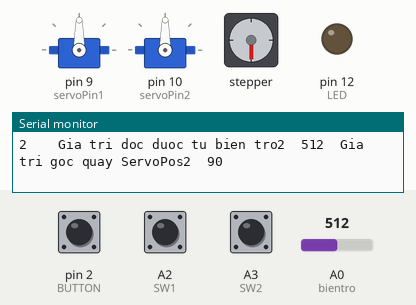
Bench run of a sketch on a simulated Arduino Uno, built for the host (arithmetic inside an expression is 32-bit, double 64-bit). Shown: 2 × servo, stepper motor, output pins drawn as LEDs (lit = HIGH), the last lines printed to the serial monitor. The inputs (shaded band) are chosen by the test bench; at power-on: A0 (bientro) = 512, A2 (SW1) HIGH, pin 2 (BUTTON) HIGH, A3 (SW2) HIGH. Stepper angles assume 2048 steps per turn.

Above: at 5.9 s.
6.0 s: A0 (bientro) set to 716
At 10.5 s:
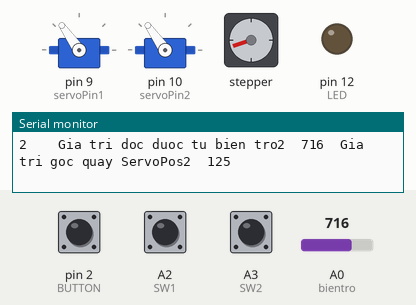
10.8 s: A2 (SW1) pulled LOW for 3 s
15.4 s: A0 (bientro) set to 1023
At 19.5 s:
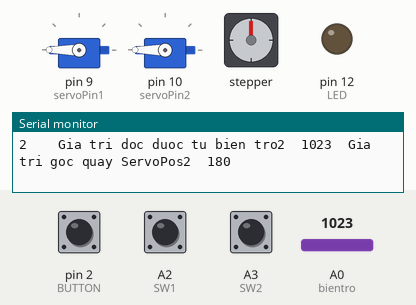
19.9 s: A0 (bientro) set to 511
At 21.61 s:
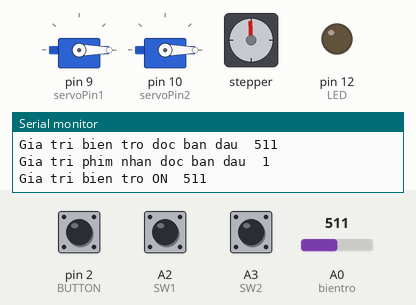
25.0 s: A0 (bientro) set to 306
At 27.8 s:
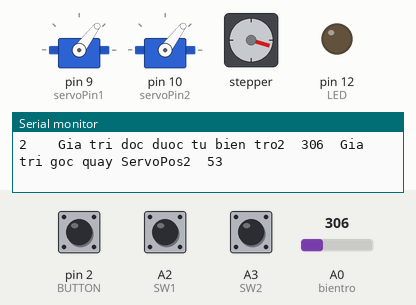
29.5 s: pin 2 (BUTTON) pulled LOW for 3 s
Timing chart, 0 to 35.0 s (numbered marks = the images above; inputs shaded):
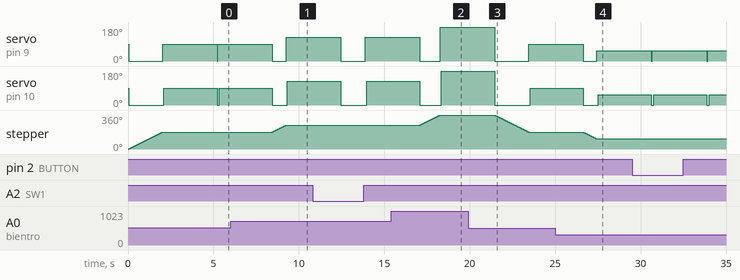

Measured:
- after the input at 6.0 s, stepper: turns 71° clockwise in 0.78 s, starting after 2.5 s
- after the input at 15.4 s, stepper: turns 109° clockwise in 1.2 s, starting after 1.7 s
- after the input at 19.9 s, stepper: turns 181° counter-clockwise in 2.0 s, starting after 1.6 s
- after the input at 25.0 s, stepper: turns 72° counter-clockwise in 0.78 s, starting after 1.6 s
- by itself, stepper: turns 180° clockwise in 2.0 s

The sketch:

3_SW_3_Servo.ino
```cpp
# include <Servo.h>
# include <Stepper.h>
#include <DFRobotDFPlayerMini.h>


#define LED 12
#define BUTTON 2
#define SW1 A2    // Che do 1
#define SW2 A3    // Che do 2
#define SW3 A4    // Che do 3

// Wiring:
// Pin 4 to IN1 on the ULN2003 driver
// Pin 5 to IN2 on the ULN2003 driver
// Pin 6 to IN3 on the ULN2003 driver
// Pin 7 to IN4 on the ULN2003 driver
// Create stepper object called 'myStepper', note the pin order:

int bientro = A0;
int gocquay = 0;
int positioncurent = 0;
int positionold = 0;
int servoPin1 = 9;
int servoPin2 = 10;
int ledcounter = 0;
int value = 0;
int value1 = 0;
int value2 = 0;
int servoPos1 = 0;
int servoPos2 = 0;

const int LONG_PRESS_TIME  = 3000; // 1000 milliseconds
//Define Revolution 2^11 = 2048
const int stepsPerRevolution = 2048;

int lastState = LOW;              // the previous state from the input pin
int currentState;                 // the current reading from the input pin
bool isPressing = false;          // Phat hien dang nhan
bool isLongDetected = false;      // Phat hien thoi gian dai
unsigned long pressedTime  = 0;   // Thời gian nhan

Servo myservo1, myservo2;
Stepper myStepper = Stepper(stepsPerRevolution, 4, 6, 5, 7);
//****************************************************////****************************************************//
void setup()
{
  myservo1.attach(servoPin1);
  myservo2.attach(servoPin2);
  Serial.begin(9600);

  pinMode(LED, OUTPUT);           // output for the LED
  pinMode(BUTTON, INPUT_PULLUP);  // input for the button
  pinMode(SW1, INPUT_PULLUP);     // input for the SW1
  pinMode(SW2, INPUT_PULLUP);     // input for the SW2
  pinMode(SW3, INPUT_PULLUP);     // input for the SW3
  // Set the max speed to 10 rpm:
  // maximum speed for a 28byj-48 stepper motor is roughly 10-15 rpm at 5 V.
  myStepper.setSpeed(15);
}
//****************************************************////****************************************************//
void loop()
{
  // Doc gia tri bien tro
  value = analogRead(bientro);
  Serial.print("Gia tri bien tro doc ban dau  ");
  Serial.println(value);

  // Doc trang thai phim nhan
  currentState = digitalRead(BUTTON);
  Serial.print("Gia tri phim nhan doc ban dau  ");
  Serial.println(currentState);

  // Chuyển giá trị analog (0-1023) đọc được từ biến trở sang số đo độ (0-180độ
  value1 = value;   // chuyen thanh gia tri dieu khien DC
  value2 = value;   // CHuyen thanh gia tri dieu khien servo2
  servoPos1 = map(value1, 0, 1023, 0, 180);         // Cho servo quay một góc là servoPos 1
  servoPos2 = map(value2, 0, 1023, 0, 180);         // Cho servo quay một góc là servoPos 2
  positioncurent = map(value, 0, 1023, 0, 2048);        // Doc gia tri bien tro thanh goc quay 360do
  gocquay = positioncurent - positionold;

  // Defaul with any position
  int mode = readmode();
  switch (mode)
  {
    case 1:
      position1();
      break;
    case 2:
      position2();
      break;
    case 3:
      position3();
      break;
  }
}
//****************************************************//
void position1()
{
  if (value > 100)
  {
    // KIEM TRA PHIM NHAN KHOI DONG MAY
    BUTTONPRESS();
    Serial.print("Gia tri bien tro ON  ");
    Serial.println(value);

    // KIEM TRA PHIM DUOC NHAN KHONG
    if (ledcounter % 2 == 1)
    {
      digitalWrite(LED, HIGH);    // Bat led khoi dong
      Serial.begin("CHE DO 1 LAM VIEC");
    }
    else {
      HAMTAT();    // che do 1 chua khoi dong
      Serial.begin("CHUA BAM PHIM KHOI DONG CHE DO 1");
    }

    // Dieu khien DC  ĐỒNG HỒ VÒNG QUAY
    myStepper.step(gocquay);
    positionold = positioncurent;   // Gan gia tri hien tai bang gia tri
    Serial.print("goc quay");
    Serial.println(gocquay);
    Serial.print("Gia tri ban dau");
    Serial.println(positioncurent);
    Serial.print("Gia tri sau" );
    Serial.println(positionold);

    // Dieu khien servo 1
    myservo1.write(servoPos1);
    Serial.print("1   Gia tri doc duoc tu bien tro1   ");
    Serial.print(value1);
    Serial.print("      Gia tri goc quay ServoPos1    ");
    Serial.println(servoPos1);

    // Dieu khien servo 2
    myservo2.write(servoPos2);
    Serial.print("2    Gia tri doc duoc tu bien tro2  ");
    Serial.print(value2);
    Serial.print("  Gia tri goc quay ServoPos2  ");
    Serial.println(servoPos2);
    delay(3000);    // delay de dong co quay
  }
  // ket thuc if 1
  else
  {
    HAMTAT();
    Serial.println("MAY DANG TAT CHE DO 1 DO TAY GA THAP HON 100");
  }

}
//****************************************************//
void position2()
{
  // KIEM TRA PHIM NHAN KHOI DONG MAY
  BUTTONPRESS();
  if (ledcounter % 2 == 1) {
    Serial.print(" CHE DO 2 LAM VIEC");
    digitalWrite(LED, HIGH);
    Serial.print("GIA TRI BIEN DEM CHE DO 2 ");
    Serial.println(ledcounter);
    delay(40000);   // tre 12s
    Serial.println("Che do 2 sau khoi dong 40 s tu tat");
    HAMTAT();   // tat may sau 12 s den khoi dong
  }
  else
  {
    Serial.println("Che do 2 tu tat khong phat hien phim nhan");
    HAMTAT(); // khong phat hien phim duoc nhan khoi dong, tat luon
  }
}
//****************************************************//
void position3()
{
  // KIEM TRA PHIM NHAN KHOI DONG MAY
  BUTTONPRESS();
  if (ledcounter % 2 == 1)
  {
    Serial.println(" CHE DO 3 LAM VIEC");
    digitalWrite(LED, HIGH);
    Serial.print("GIA TRI BIEN DEM CHE DO 3 ");
    Serial.println(ledcounter);
    delay(12000);   // tre 12s
    HAMTAT();   // tat may sau 12 s den khoi dong
  }
  else
  {
    Serial.println("Che do 3 tu tat khong phat hien phim nhan");
    HAMTAT(); // khong phat hien phim duoc nhan khoi dong, tat luon
  }
}
//****************************************************//
int readmode()
{
  /*
    // Doc gia tri bien tro
    value = analogRead(bientro);
    Serial.print("Gia tri bien tro doc ban dau  ");
    Serial.println(value);

    // Doc trang thai phim nhan
    currentState = digitalRead(BUTTON);
    Serial.print("Gia tri phim nhan doc ban dau  ");
    Serial.println(currentState);

    // Chuyển giá trị analog (0-1023) đọc được từ biến trở sang số đo độ (0-180độ
    value1 = value;   // chuyen thanh gia tri dieu khien DC
    value2 = value;   // CHuyen thanh gia tri dieu khien servo2
    servoPos1 = map(value1, 0, 1023, 0, 180);         // Cho servo quay một góc là servoPos 1
    servoPos2 = map(value2, 0, 1023, 0, 180);         // Cho servo quay một góc là servoPos 2
    positioncurent = map(value, 0, 1023, 0, 2048);        // Doc gia tri bien tro thanh goc quay 360do
    gocquay = positioncurent - positionold;
  */
  if (digitalRead(SW1) == 1)
    return 1;
  if (digitalRead(SW2) == 1)
    return 2;
  if (digitalRead(SW3) == 1)
    return 3;
}
//****************************************************//
void sound()
{

}
//****************************************************//
void BUTTONPRESS()
{

  if (lastState == HIGH && currentState == LOW)
  { // button is pressed
    pressedTime = millis();
    isPressing = true;
    isLongDetected = false;
    Serial.println("da chay lastState");
  } else if (lastState == LOW && currentState == HIGH)
  { // button is released
    isPressing = false;
  }
  // Kiem tra gia tri phim nhan lon hon thoi gian quy dinh
  if (isPressing == true && isLongDetected == false)
  {
    long pressDuration = millis() - pressedTime;
    if ( pressDuration > LONG_PRESS_TIME )
    {
      ledcounter++;   // tang gia tri bien dem

      Serial.println("Phim nhan duoc nhan");
      isLongDetected = true;
    }
  }
  // LUU TRANG THAI HIEN TAI SANG TRANG THAI CUOI
  lastState = currentState;

}
//****************************************************//
//****************************************************//
void LEDONOFF ()
{
  if (ledcounter % 2 == 1)
  {
    digitalWrite(LED, HIGH);
    Serial.print("GIA TRI BIEN DEM   ");
    Serial.println(ledcounter);
  }
  else
  {
    digitalWrite(LED, LOW);
  }
}
//****************************************************//
// HAM KHI KHONG CO DU KIEN NAO
void HAMTAT()
{
  digitalWrite(LED, LOW);   // tat led
  ledcounter = 0;           // Reset lai so dem
  myStepper.step(0);       // keo kim quay ve 0
  myservo1.write(0);        // Kim servo1 ve 0
  myservo2.write(0);        // Kim servo2 ve 0
}
```
